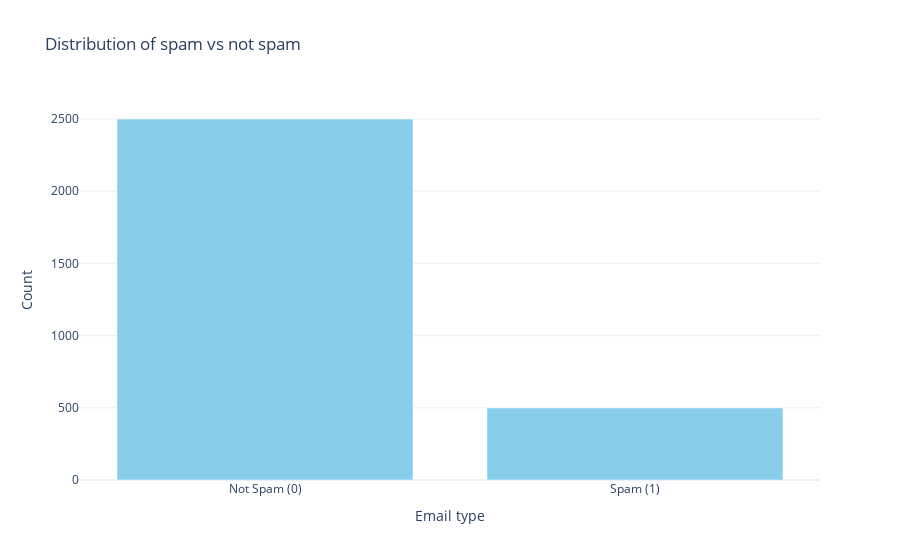

Notebook code for this chart:
### Code cell
import plotly.graph_objects as go
count=data['label'].value_counts()
fig=go.Figure(data=[go.Bar(name='Email Type',x=['Not Spam (0)','Spam (1)'],y=count,marker_color='skyblue')])
fig.update_layout(
    title='Distribution of spam vs not spam',
    xaxis_title='Email type',
    yaxis_title='Count',
    template='plotly_white'
)

fig.show()

### Figure 1 — Plotly figure (JSON) as saved in the notebook; plotly's stock layout.template omitted (floating-point values rounded to 4 significant figures)
{"data": [{"marker": {"color": "skyblue"}, "name": "Email Type", "type": "bar", "x": ["Not Spam (0)", "Spam (1)"], "y": [2500, 499]}], "layout": {"title": {"text": "Distribution of spam vs not spam"}, "xaxis": {"title": {"text": "Email type"}}, "yaxis": {"title": {"text": "Count"}}}}
